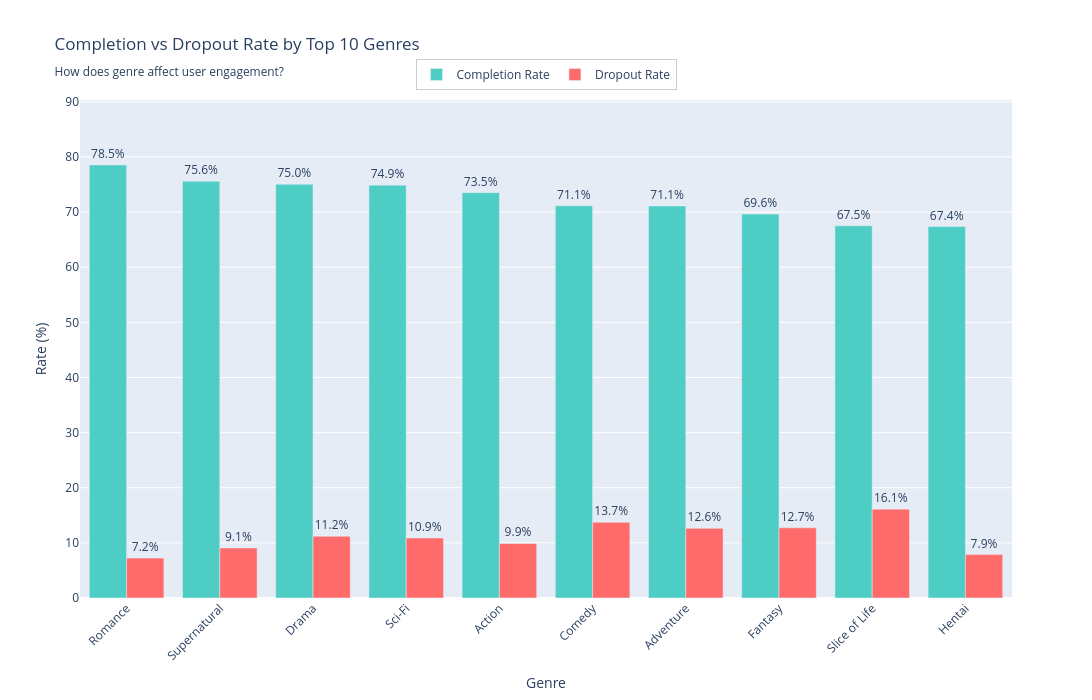

This figure's notebook cell:
### Markdown cell above
### **Viewing Habits: Does Format Predict Whether a User Will Stick It Out?**

The data suggests a clear divide: brevity is the best friend of completion, while long-form content faces an uphill battle against viewer fatigue.

### The "Quick Win" Phenomenon

It’s no surprise that **Music Videos (86.0%)**, **Specials (81.0%)**, and **Promotional Videos (80.9%)** boast the highest completion rates.  
These formats offer high satisfaction with minimal time investment.  
Because they are often one-offs or just a few minutes long, the "barrier to entry" is almost non-existent.  
These formats also enjoy the lowest dropout rates (all under 9%), proving that when the finish line is in sight from the start, viewers are far more likely to cross it.

### The Struggle of the Long-Form Narrative

On the flip side, **TV series (64.6%)** and **Original Net Animations (ONA) (63.1%)** represent the biggest challenge for retention.  
Even though TV series make up the lion's share of the industry—with over 660 million started users and 6,000+ titles—they suffer from significant dropout rates (around 15.9%).

This suggests a few things:

- **Quality Variance:** With so many TV titles available, the "middle-of-the-pack" shows often lose viewers halfway through.
- **Viewer Fatigue:** Maintaining interest over 12, 24, or hundreds of episodes is a heavy lift for any creator.
- **The ONA Paradox:** Despite being easily accessible on web platforms, ONAs struggle the most with retention, perhaps due to their often experimental or inconsistent nature.

### The Sweet Spot: Movies and OVAs

Sitting comfortably in the middle are **Movies (75.8% completion)** and **OVAs (72.4%)**. Movies benefit from being self-contained; they offer a complete narrative arc in a single sitting, making them more "finishable" than a TV season but more substantial than a music video.

### What This Means for the Industry

There is a clear inverse correlation at play: as the length and complexity of a format increase, the likelihood of a user finishing it decreases.

- **For Creators:** Shorter formats are a safe bet for ensuring your entire message is seen.
- **For Platforms:** While TV series drive massive volume and keep users coming back to the app, they require much higher quality control or "hook" mechanics to prevent nearly 1 in 6 viewers from walking away.

### Code cell
fig = gu.completion_dropout_by_genre()
fig.show()

### Figure 1 — Plotly figure (JSON) as saved in the notebook; plotly's stock layout.template omitted (floating-point values rounded to 4 significant figures)
{"data": [{"customdata": [[2082, 205554569], [1489, 128638694], [2866, 202602382], [3140, 116357609], [5234, 417631288], [6942, 272632136], [3695, 194229655], [4685, 273328572], [1470, 22956575], [1578, 9370895]], "hovertemplate": "<b>%{x}</b><br>Completion Rate: %{y:.1f}%<br>Anime Count: %{customdata[0]:,}<br>Total Started Users: %{customdata[1]:,}<br><extra></extra>", "marker": {"color": "#4ECDC4"}, "name": "Completion Rate", "text": ["78.5%", "75.6%", "75.0%", "74.9%", "73.5%", "71.1%", "71.1%", "69.6%", "67.5%", "67.4%"], "textposition": "outside", "type": "bar", "x": ["Romance", "Supernatural", "Drama", "Sci-Fi", "Action", "Comedy", "Adventure", "Fantasy", "Slice of Life", "Hentai"], "y": [78.55, 75.58, 75.04, 74.87, 73.52, 71.13, 71.11, 69.63, 67.51, 67.37]}, {"customdata": [[2082, 205554569], [1489, 128638694], [2866, 202602382], [3140, 116357609], [5234, 417631288], [6942, 272632136], [3695, 194229655], [4685, 273328572], [1470, 22956575], [1578, 9370895]], "hovertemplate": "<b>%{x}</b><br>Dropout Rate: %{y:.1f}%<br>Anime Count: %{customdata[0]:,}<br>Total Started Users: %{customdata[1]:,}<br><extra></extra>", "marker": {"color": "#FF6B6B"}, "name": "Dropout Rate", "text": ["7.2%", "9.1%", "11.2%", "10.9%", "9.9%", "13.7%", "12.6%", "12.7%", "16.1%", "7.9%"], "textposition": "outside", "type": "bar", "x": ["Romance", "Supernatural", "Drama", "Sci-Fi", "Action", "Comedy", "Adventure", "Fantasy", "Slice of Life", "Hentai"], "y": [7.235, 9.081, 11.19, 10.89, 9.887, 13.73, 12.63, 12.73, 16.12, 7.878]}], "layout": {"barmode": "group", "font": {"size": 12}, "height": 700, "hovermode": "x unified", "legend": {"bgcolor": "rgba(255,255,255,0.9)", "bordercolor": "#CCCCCC", "borderwidth": 1, "font": {"size": 12}, "orientation": "h", "x": 0.5, "xanchor": "center", "y": 1.02, "yanchor": "bottom"}, "showlegend": true, "title": {"text": "Completion vs Dropout Rate by Top 10 Genres<br><sub>How does genre affect user engagement?</sub>"}, "width": 1400, "xaxis": {"tickangle": -45, "title": {"text": "Genre"}}, "yaxis": {"range": [0, 90.33], "title": {"text": "Rate (%)"}}}}
